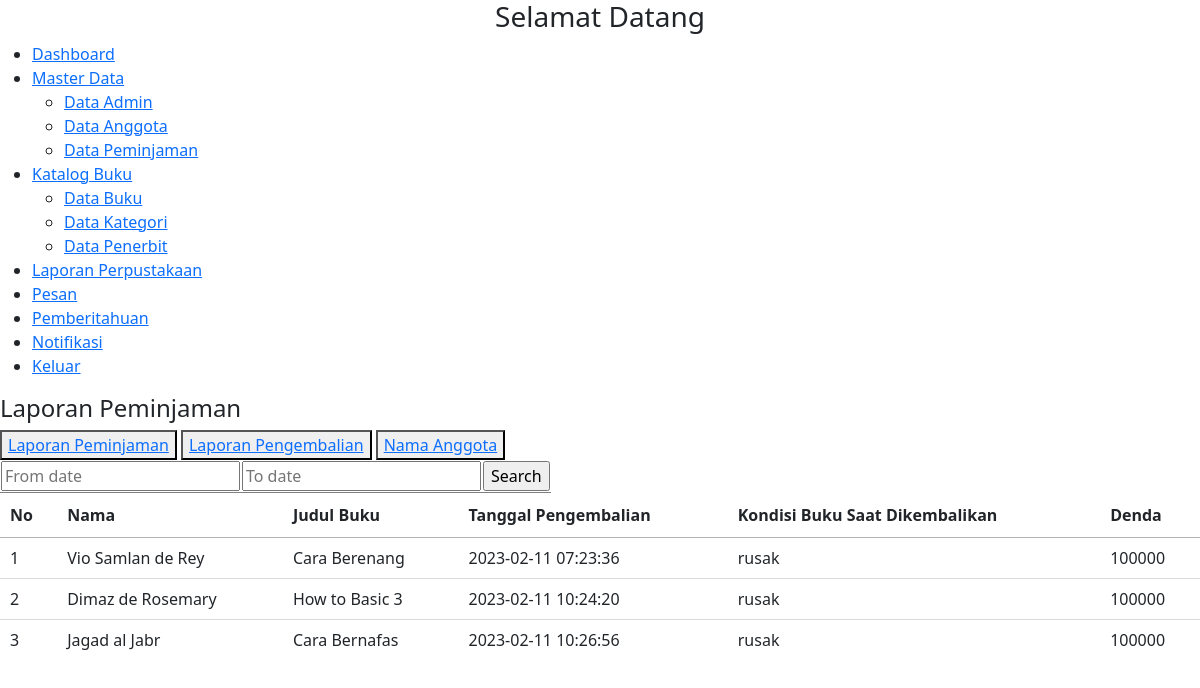
/admin/laporan_perpus/pengembalian.php, run on the app's committed database.
### tables this page shows
CREATE TABLE `peminjaman` (
  `id` int(11) NOT NULL,
  `id_user` int(11) NOT NULL,
  `id_buku` int(11) NOT NULL,
  `tanggal_peminjaman` datetime NOT NULL,
  `tanggal_pengembalian` datetime DEFAULT NULL,
  `kondisi_buku_saat_dipinjam` enum('baik','rusak') NOT NULL,
  `kondisi_buku_saat_dikembalikan` enum('baik','rusak') DEFAULT NULL,
  `denda` decimal(10,0) NOT NULL
);

CREATE TABLE `user` (
  `id` int(11) NOT NULL,
  `kode` varchar(100) NOT NULL,
  `nis` char(50) DEFAULT NULL,
  `fullname` varchar(50) NOT NULL,
  `username` varchar(100) NOT NULL,
  `password` text NOT NULL,
  `kelas` varchar(50) DEFAULT NULL,
  `alamat` text DEFAULT NULL,
  `verif` varchar(100) NOT NULL DEFAULT 'akun terverifikasi',
  `role` enum('admin','user') NOT NULL,
  `foto` text DEFAULT NULL,
  `join_date` datetime NOT NULL,
  `terakhir_login` datetime NOT NULL
);

CREATE TABLE `buku` (
  `id` int(11) NOT NULL,
  `judul` varchar(100) NOT NULL,
  `id_kategori` int(11) NOT NULL,
  `id_penerbit` int(11) NOT NULL,
  `tahun_terbit` year(4) NOT NULL,
  `isbn` char(20) NOT NULL,
  `j_buku_baik` int(100) NOT NULL,
  `j_buku_rusak` int(100) NOT NULL,
  `pengarang` varchar(100) NOT NULL
);

### class/Database.php (called while the page is built, shortened)
<?php
class Database{
    private $server = "localhost";
    private $username = "root";
    private $password = "";
    private $database = "db_perpus";
    public function __construct(){
        $this->db = mysqli_connect($this->server, $this->username, $this->password, $this->database);
    }
}
?>

### class/Peminjaman.php (called while the page is built, shortened)
<?php
include_once("Database.php");
class Peminjaman extends Database
{
    public function allKembali()
    {
        $sql = "SELECT user.fullname as nama, buku.judul as judul, peminjaman.tanggal_peminjaman, peminjaman.tanggal_pengembalian, peminjaman.kondisi_buku_saat_dipinjam, peminjaman.kondisi_buku_saat_dikembalikan, peminjaman.denda from peminjaman, user, buku where peminjaman.id_buku = buku.id and peminjaman.id_user = user.id and tanggal_pengembalian is not null";
        return $this->db->query($sql)->fetch_all(MYSQLI_ASSOC);
    }
}

### admin/laporan_perpus/pengembalian.php (the view, shortened to what this page needs)
<?php
include_once("../../class/Peminjaman.php");
$peminjaman = new Peminjaman;
$data_peminjaman = $peminjaman->allKembali();
?>
<!DOCTYPE html>
<html lang="en">
<head>
    <?php include("../../partials/t_script_js.php") ?>
</head>
<body>
    <?php include("../../partials/sidebar_admin.php") ?>
    <div class="table">
        <h4>Laporan Peminjaman</h4>
        <button>
            <a href="http://localhost/perpus/admin/laporan_perpus/index.php">Laporan Peminjaman</a>
        </button>
        <button>
            <a href="http://localhost/perpus/admin/laporan_perpus/pengembalian.php">Laporan Pengembalian</a>
        </button>
        <button>
            <a href="http://localhost/perpus/admin/laporan_perpus/anggota.php">Nama Anggota</a>
        </button>
        <table>
            <tr>
                <td>
                    <input type='text' readonly id='search_fromdate' class="datepicker" placeholder='From date'>
                </td>
                <td>
                    <input type='text' readonly id='search_todate' class="datepicker" placeholder='To date'>
                </td>
                <td>
                    <input type='button' id="btn_search" value="Search">
                </td>
            </tr>
        </table>
        <table id="jquery-tab" class='display dataTable'>
            <thead>
                <tr>
                    <th>No</th>
                    <th>Nama</th>
                    <th>Judul Buku</th>
                    <th>Tanggal Pengembalian</th>
                    <th>Kondisi Buku Saat Dikembalikan</th>
                    <th>Denda</th>
                </tr>
            </thead>
            <tbody>
                <?php foreach ($data_peminjaman as $key => $p) {
                ?>
                    <tr>
                        <td><?= $key + 1 ?></td>
                        <td><?= $p["nama"] ?></td>
                        <td><?= $p["judul"] ?></td>
                        <td><?= $p["tanggal_pengembalian"] ?></td>
                        <td><?= $p["kondisi_buku_saat_dikembalikan"] ?></td>
                        <td><?= $p["denda"] ?></td>
                    </tr>
                <?php  } ?>
            </tbody>
        </table>
    </div>
</body>
</html>

### data on the page
peminjaman: id_user.fullname "Vio Samlan de Rey", id_buku.judul "Cara Berenang", tanggal_pengembalian "2023-02-11 07:23:36", kondisi_buku_saat_dikembalikan "rusak", denda "100000"
peminjaman: id_user.fullname "Dimaz de Rosemary", id_buku.judul "How to Basic 3", tanggal_pengembalian "2023-02-11 10:24:20", kondisi_buku_saat_dikembalikan "rusak", denda "100000"
peminjaman: id_user.fullname "Jagad al Jabr", id_buku.judul "Cara Bernafas", tanggal_pengembalian "2023-02-11 10:26:56", kondisi_buku_saat_dikembalikan "rusak", denda "100000"
